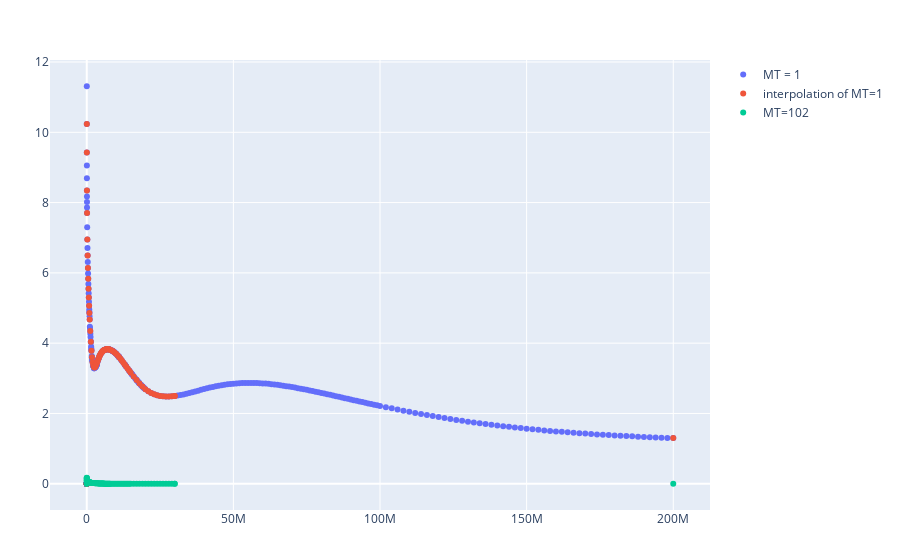

Notebook code cell kept with this figure:
### Markdown cell above
Something's wrong. Why is the total cross section smaller than the reaction cross section?

### Code cell
PlotlyJS.plot([PlotlyJS.scatter(x=x, y=y, mode="markers", name="MT = 1"),
PlotlyJS.scatter(x=energies_rxn, y=corresponding_total_σ, 
    mode="markers", name="interpolation of MT=1"),
    PlotlyJS.scatter(x=energies_rxn, y= σ_rxn, 
    mode="markers", name="MT=102")
    ])
